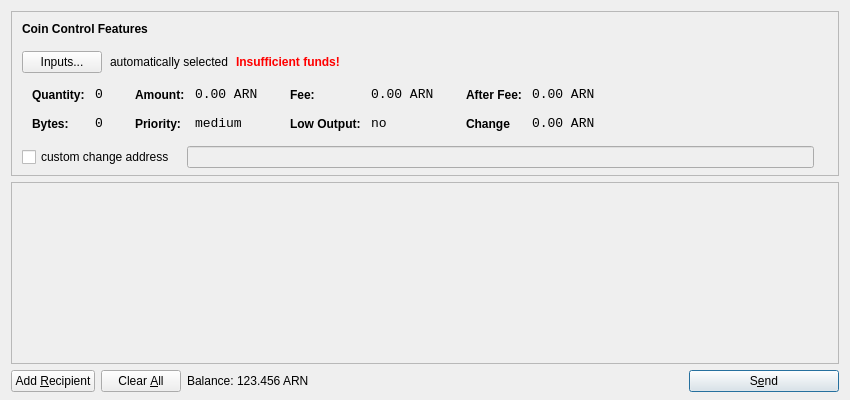
<?xml version="1.0" encoding="UTF-8"?>
<ui version="4.0">
 <class>SendCoinsDialog</class>
 <widget class="QDialog" name="SendCoinsDialog">
  <property name="geometry">
   <rect>
    <x>0</x>
    <y>0</y>
    <width>850</width>
    <height>400</height>
   </rect>
  </property>
  <property name="windowTitle">
   <string>Send Coins</string>
  </property>
  <layout class="QVBoxLayout" name="verticalLayout" stretch="0,1,0">
   <property name="bottomMargin">
    <number>8</number>
   </property>
   <item>
    <widget class="QFrame" name="frameCoinControl">
     <property name="sizePolicy">
      <sizepolicy hsizetype="Expanding" vsizetype="Expanding">
       <horstretch>0</horstretch>
       <verstretch>0</verstretch>
      </sizepolicy>
     </property>
     <property name="maximumSize">
      <size>
       <width>16777215</width>
       <height>16777215</height>
      </size>
     </property>
     <property name="frameShape">
      <enum>QFrame::StyledPanel</enum>
     </property>
     <property name="frameShadow">
      <enum>QFrame::Sunken</enum>
     </property>
     <layout class="QVBoxLayout" name="verticalLayoutCoinControl2">
      <property name="spacing">
       <number>-1</number>
      </property>
      <property name="leftMargin">
       <number>0</number>
      </property>
      <property name="topMargin">
       <number>0</number>
      </property>
      <property name="rightMargin">
       <number>0</number>
      </property>
      <property name="bottomMargin">
       <number>6</number>
      </property>
      <item>
       <layout class="QVBoxLayout" name="verticalLayoutCoinControl" stretch="0,0,0,0,1">
        <property name="spacing">
         <number>0</number>
        </property>
        <property name="leftMargin">
         <number>10</number>
        </property>
        <property name="topMargin">
         <number>10</number>
        </property>
        <item>
         <layout class="QHBoxLayout" name="horizontalLayoutCoinControl1">
          <property name="bottomMargin">
           <number>15</number>
          </property>
          <item>
           <widget class="QLabel" name="labelCoinControlFeatures">
            <property name="sizePolicy">
             <sizepolicy hsizetype="Preferred" vsizetype="Maximum">
              <horstretch>0</horstretch>
              <verstretch>0</verstretch>
             </sizepolicy>
            </property>
            <property name="font">
             <font>
              <weight>75</weight>
              <bold>true</bold>
             </font>
            </property>
            <property name="styleSheet">
             <string notr="true">font-weight:bold;</string>
            </property>
            <property name="text">
             <string>Coin Control Features</string>
            </property>
           </widget>
          </item>
         </layout>
        </item>
        <item>
         <layout class="QHBoxLayout" name="horizontalLayoutCoinControl2" stretch="0,0,0,0">
          <property name="spacing">
           <number>8</number>
          </property>
          <property name="bottomMargin">
           <number>10</number>
          </property>
          <item>
           <widget class="QPushButton" name="pushButtonCoinControl">
            <property name="styleSheet">
             <string notr="true"/>
            </property>
            <property name="text">
             <string>Inputs...</string>
            </property>
           </widget>
          </item>
          <item>
           <widget class="QLabel" name="labelCoinControlAutomaticallySelected">
            <property name="text">
             <string>automatically selected</string>
            </property>
            <property name="margin">
             <number>5</number>
            </property>
           </widget>
          </item>
          <item>
           <widget class="QLabel" name="labelCoinControlInsuffFunds">
            <property name="font">
             <font>
              <weight>75</weight>
              <bold>true</bold>
             </font>
            </property>
            <property name="styleSheet">
             <string notr="true">color:red;font-weight:bold;</string>
            </property>
            <property name="text">
             <string>Insufficient funds!</string>
            </property>
            <property name="margin">
             <number>5</number>
            </property>
           </widget>
          </item>
          <item>
           <spacer name="horizontalSpacerCoinControl">
            <property name="orientation">
             <enum>Qt::Horizontal</enum>
            </property>
            <property name="sizeHint" stdset="0">
             <size>
              <width>40</width>
              <height>1</height>
             </size>
            </property>
           </spacer>
          </item>
         </layout>
        </item>
        <item>
         <widget class="QWidget" name="widgetCoinControl" native="true">
          <property name="sizePolicy">
           <sizepolicy hsizetype="Preferred" vsizetype="Preferred">
            <horstretch>0</horstretch>
            <verstretch>0</verstretch>
           </sizepolicy>
          </property>
          <property name="minimumSize">
           <size>
            <width>0</width>
            <height>0</height>
           </size>
          </property>
          <property name="styleSheet">
           <string notr="true"/>
          </property>
          <layout class="QHBoxLayout" name="horizontalLayoutCoinControl5">
           <property name="margin">
            <number>0</number>
           </property>
           <item>
            <layout class="QHBoxLayout" name="horizontalLayoutCoinControl3" stretch="0,0,0,1">
             <property name="spacing">
              <number>20</number>
             </property>
             <property name="topMargin">
              <number>0</number>
             </property>
             <property name="bottomMargin">
              <number>10</number>
             </property>
             <item>
              <layout class="QFormLayout" name="formLayoutCoinControl1">
               <property name="horizontalSpacing">
                <number>10</number>
               </property>
               <property name="verticalSpacing">
                <number>14</number>
               </property>
               <property name="leftMargin">
                <number>10</number>
               </property>
               <property name="topMargin">
                <number>4</number>
               </property>
               <property name="rightMargin">
                <number>6</number>
               </property>
               <item row="0" column="0">
                <widget class="QLabel" name="labelCoinControlQuantityText">
                 <property name="styleSheet">
                  <string notr="true">font-weight:bold;</string>
                 </property>
                 <property name="text">
                  <string>Quantity:</string>
                 </property>
                 <property name="margin">
                  <number>0</number>
                 </property>
                </widget>
               </item>
               <item row="0" column="1">
                <widget class="QLabel" name="labelCoinControlQuantity">
                 <property name="font">
                  <font>
                   <family>Monospace</family>
                   <pointsize>10</pointsize>
                  </font>
                 </property>
                 <property name="cursor">
                  <cursorShape>IBeamCursor</cursorShape>
                 </property>
                 <property name="contextMenuPolicy">
                  <enum>Qt::ActionsContextMenu</enum>
                 </property>
                 <property name="text">
                  <string>0</string>
                 </property>
                 <property name="margin">
                  <number>0</number>
                 </property>
                 <property name="textInteractionFlags">
                  <set>Qt::LinksAccessibleByMouse|Qt::TextSelectableByKeyboard|Qt::TextSelectableByMouse</set>
                 </property>
                </widget>
               </item>
               <item row="1" column="0">
                <widget class="QLabel" name="labelCoinControlBytesText">
                 <property name="styleSheet">
                  <string notr="true">font-weight:bold;</string>
                 </property>
                 <property name="text">
                  <string>Bytes:</string>
                 </property>
                </widget>
               </item>
               <item row="1" column="1">
                <widget class="QLabel" name="labelCoinControlBytes">
                 <property name="font">
                  <font>
                   <family>Monospace</family>
                   <pointsize>10</pointsize>
                  </font>
                 </property>
                 <property name="cursor">
                  <cursorShape>IBeamCursor</cursorShape>
                 </property>
                 <property name="contextMenuPolicy">
                  <enum>Qt::ActionsContextMenu</enum>
                 </property>
                 <property name="text">
                  <string>0</string>
                 </property>
                 <property name="textInteractionFlags">
                  <set>Qt::LinksAccessibleByMouse|Qt::TextSelectableByKeyboard|Qt::TextSelectableByMouse</set>
                 </property>
                </widget>
               </item>
              </layout>
             </item>
             <item>
              <layout class="QFormLayout" name="formLayoutCoinControl2">
               <property name="horizontalSpacing">
                <number>10</number>
               </property>
               <property name="verticalSpacing">
                <number>14</number>
               </property>
               <property name="leftMargin">
                <number>6</number>
               </property>
               <property name="topMargin">
                <number>4</number>
               </property>
               <property name="rightMargin">
                <number>6</number>
               </property>
               <item row="0" column="0">
                <widget class="QLabel" name="labelCoinControlAmountText">
                 <property name="styleSheet">
                  <string notr="true">font-weight:bold;</string>
                 </property>
                 <property name="text">
                  <string>Amount:</string>
                 </property>
                 <property name="margin">
                  <number>0</number>
                 </property>
                </widget>
               </item>
               <item row="0" column="1">
                <widget class="QLabel" name="labelCoinControlAmount">
                 <property name="font">
                  <font>
                   <family>Monospace</family>
                   <pointsize>10</pointsize>
                  </font>
                 </property>
                 <property name="cursor">
                  <cursorShape>IBeamCursor</cursorShape>
                 </property>
                 <property name="contextMenuPolicy">
                  <enum>Qt::ActionsContextMenu</enum>
                 </property>
                 <property name="text">
                  <string>0.00 ARN</string>
                 </property>
                 <property name="textInteractionFlags">
                  <set>Qt::LinksAccessibleByMouse|Qt::TextSelectableByKeyboard|Qt::TextSelectableByMouse</set>
                 </property>
                </widget>
               </item>
               <item row="1" column="0">
                <widget class="QLabel" name="labelCoinControlPriorityText">
                 <property name="styleSheet">
                  <string notr="true">font-weight:bold;</string>
                 </property>
                 <property name="text">
                  <string>Priority:</string>
                 </property>
                </widget>
               </item>
               <item row="1" column="1">
                <widget class="QLabel" name="labelCoinControlPriority">
                 <property name="font">
                  <font>
                   <family>Monospace</family>
                   <pointsize>10</pointsize>
                  </font>
                 </property>
                 <property name="cursor">
                  <cursorShape>IBeamCursor</cursorShape>
                 </property>
                 <property name="contextMenuPolicy">
                  <enum>Qt::ActionsContextMenu</enum>
                 </property>
                 <property name="text">
                  <string>medium</string>
                 </property>
                 <property name="textInteractionFlags">
                  <set>Qt::LinksAccessibleByMouse|Qt::TextSelectableByKeyboard|Qt::TextSelectableByMouse</set>
                 </property>
                </widget>
               </item>
              </layout>
             </item>
             <item>
              <layout class="QFormLayout" name="formLayoutCoinControl3">
               <property name="horizontalSpacing">
                <number>10</number>
               </property>
               <property name="verticalSpacing">
                <number>14</number>
               </property>
               <property name="leftMargin">
                <number>6</number>
               </property>
               <property name="topMargin">
                <number>4</number>
               </property>
               <property name="rightMargin">
                <number>6</number>
               </property>
               <item row="0" column="0">
                <widget class="QLabel" name="labelCoinControlFeeText">
                 <property name="styleSheet">
                  <string notr="true">font-weight:bold;</string>
                 </property>
                 <property name="text">
                  <string>Fee:</string>
                 </property>
                 <property name="margin">
                  <number>0</number>
                 </property>
                </widget>
               </item>
               <item row="0" column="1">
                <widget class="QLabel" name="labelCoinControlFee">
                 <property name="font">
                  <font>
                   <family>Monospace</family>
                   <pointsize>10</pointsize>
                  </font>
                 </property>
                 <property name="cursor">
                  <cursorShape>IBeamCursor</cursorShape>
                 </property>
                 <property name="contextMenuPolicy">
                  <enum>Qt::ActionsContextMenu</enum>
                 </property>
                 <property name="text">
                  <string>0.00 ARN</string>
                 </property>
                 <property name="textInteractionFlags">
                  <set>Qt::LinksAccessibleByMouse|Qt::TextSelectableByKeyboard|Qt::TextSelectableByMouse</set>
                 </property>
                </widget>
               </item>
               <item row="1" column="0">
                <widget class="QLabel" name="labelCoinControlLowOutputText">
                 <property name="styleSheet">
                  <string notr="true">font-weight:bold;</string>
                 </property>
                 <property name="text">
                  <string>Low Output:</string>
                 </property>
                </widget>
               </item>
               <item row="1" column="1">
                <widget class="QLabel" name="labelCoinControlLowOutput">
                 <property name="font">
                  <font>
                   <family>Monospace</family>
                   <pointsize>10</pointsize>
                  </font>
                 </property>
                 <property name="cursor">
                  <cursorShape>IBeamCursor</cursorShape>
                 </property>
                 <property name="contextMenuPolicy">
                  <enum>Qt::ActionsContextMenu</enum>
                 </property>
                 <property name="text">
                  <string>no</string>
                 </property>
                 <property name="textInteractionFlags">
                  <set>Qt::LinksAccessibleByMouse|Qt::TextSelectableByKeyboard|Qt::TextSelectableByMouse</set>
                 </property>
                </widget>
               </item>
              </layout>
             </item>
             <item>
              <layout class="QFormLayout" name="formLayoutCoinControl4">
               <property name="horizontalSpacing">
                <number>10</number>
               </property>
               <property name="verticalSpacing">
                <number>14</number>
               </property>
               <property name="leftMargin">
                <number>6</number>
               </property>
               <property name="topMargin">
                <number>4</number>
               </property>
               <property name="rightMargin">
                <number>6</number>
               </property>
               <item row="0" column="0">
                <widget class="QLabel" name="labelCoinControlAfterFeeText">
                 <property name="styleSheet">
                  <string notr="true">font-weight:bold;</string>
                 </property>
                 <property name="text">
                  <string>After Fee:</string>
                 </property>
                 <property name="margin">
                  <number>0</number>
                 </property>
                </widget>
               </item>
               <item row="0" column="1">
                <widget class="QLabel" name="labelCoinControlAfterFee">
                 <property name="font">
                  <font>
                   <family>Monospace</family>
                   <pointsize>10</pointsize>
                  </font>
                 </property>
                 <property name="cursor">
                  <cursorShape>IBeamCursor</cursorShape>
                 </property>
                 <property name="contextMenuPolicy">
                  <enum>Qt::ActionsContextMenu</enum>
                 </property>
                 <property name="text">
                  <string>0.00 ARN</string>
                 </property>
                 <property name="textInteractionFlags">
                  <set>Qt::LinksAccessibleByMouse|Qt::TextSelectableByKeyboard|Qt::TextSelectableByMouse</set>
                 </property>
                </widget>
               </item>
               <item row="1" column="0">
                <widget class="QLabel" name="labelCoinControlChangeText">
                 <property name="styleSheet">
                  <string notr="true">font-weight:bold;</string>
                 </property>
                 <property name="text">
                  <string>Change</string>
                 </property>
                </widget>
               </item>
               <item row="1" column="1">
                <widget class="QLabel" name="labelCoinControlChange">
                 <property name="font">
                  <font>
                   <family>Monospace</family>
                   <pointsize>10</pointsize>
                  </font>
                 </property>
                 <property name="cursor">
                  <cursorShape>IBeamCursor</cursorShape>
                 </property>
                 <property name="contextMenuPolicy">
                  <enum>Qt::ActionsContextMenu</enum>
                 </property>
                 <property name="text">
                  <string>0.00 ARN</string>
                 </property>
                 <property name="textInteractionFlags">
                  <set>Qt::LinksAccessibleByMouse|Qt::TextSelectableByKeyboard|Qt::TextSelectableByMouse</set>
                 </property>
                </widget>
               </item>
              </layout>
             </item>
            </layout>
           </item>
          </layout>
         </widget>
        </item>
        <item>
         <layout class="QHBoxLayout" name="horizontalLayoutCoinControl4" stretch="0,0,0">
          <property name="spacing">
           <number>12</number>
          </property>
          <property name="sizeConstraint">
           <enum>QLayout::SetDefaultConstraint</enum>
          </property>
          <property name="topMargin">
           <number>5</number>
          </property>
          <property name="rightMargin">
           <number>5</number>
          </property>
          <item>
           <widget class="QCheckBox" name="checkBoxCoinControlChange">
            <property name="text">
             <string>custom change address</string>
            </property>
           </widget>
          </item>
          <item>
           <widget class="QLineEdit" name="lineEditCoinControlChange">
            <property name="enabled">
             <bool>false</bool>
            </property>
            <property name="sizePolicy">
             <sizepolicy hsizetype="Expanding" vsizetype="Fixed">
              <horstretch>0</horstretch>
              <verstretch>0</verstretch>
             </sizepolicy>
            </property>
           </widget>
          </item>
          <item>
           <widget class="QLabel" name="labelCoinControlChangeLabel">
            <property name="sizePolicy">
             <sizepolicy hsizetype="Preferred" vsizetype="Expanding">
              <horstretch>0</horstretch>
              <verstretch>0</verstretch>
             </sizepolicy>
            </property>
            <property name="minimumSize">
             <size>
              <width>0</width>
              <height>0</height>
             </size>
            </property>
            <property name="text">
             <string/>
            </property>
            <property name="margin">
             <number>3</number>
            </property>
           </widget>
          </item>
         </layout>
        </item>
        <item>
         <spacer name="verticalSpacerCoinControl">
          <property name="orientation">
           <enum>Qt::Vertical</enum>
          </property>
          <property name="sizeHint" stdset="0">
           <size>
            <width>800</width>
            <height>1</height>
           </size>
          </property>
         </spacer>
        </item>
       </layout>
      </item>
     </layout>
    </widget>
   </item>
   <item>
    <widget class="QScrollArea" name="scrollArea">
     <property name="widgetResizable">
      <bool>true</bool>
     </property>
     <widget class="QWidget" name="scrollAreaWidgetContents">
      <property name="geometry">
       <rect>
        <x>0</x>
        <y>0</y>
        <width>830</width>
        <height>165</height>
       </rect>
      </property>
      <layout class="QVBoxLayout" name="verticalLayout_2">
       <property name="margin">
        <number>0</number>
       </property>
       <item>
        <layout class="QVBoxLayout" name="entries">
         <property name="spacing">
          <number>6</number>
         </property>
        </layout>
       </item>
       <item>
        <spacer name="verticalSpacer">
         <property name="orientation">
          <enum>Qt::Vertical</enum>
         </property>
         <property name="sizeHint" stdset="0">
          <size>
           <width>20</width>
           <height>40</height>
          </size>
         </property>
        </spacer>
       </item>
      </layout>
     </widget>
    </widget>
   </item>
   <item>
    <layout class="QHBoxLayout" name="horizontalLayout">
     <item>
      <widget class="QPushButton" name="addButton">
       <property name="toolTip">
        <string>Send to multiple recipients at once</string>
       </property>
       <property name="text">
        <string>Add &amp;Recipient</string>
       </property>
       <property name="icon">
        <iconset resource="../bitcoin.qrc">
         <normaloff>:/icons/add</normaloff>:/icons/add</iconset>
       </property>
       <property name="autoDefault">
        <bool>false</bool>
       </property>
      </widget>
     </item>
     <item>
      <widget class="QPushButton" name="clearButton">
       <property name="sizePolicy">
        <sizepolicy hsizetype="Minimum" vsizetype="Fixed">
         <horstretch>0</horstretch>
         <verstretch>0</verstretch>
        </sizepolicy>
       </property>
       <property name="toolTip">
        <string>Remove all transaction fields</string>
       </property>
       <property name="text">
        <string>Clear &amp;All</string>
       </property>
       <property name="icon">
        <iconset resource="../bitcoin.qrc">
         <normaloff>:/icons/remove</normaloff>:/icons/remove</iconset>
       </property>
       <property name="autoRepeatDelay">
        <number>300</number>
       </property>
       <property name="autoDefault">
        <bool>false</bool>
       </property>
      </widget>
     </item>
     <item>
      <layout class="QHBoxLayout" name="horizontalLayout_2">
       <property name="spacing">
        <number>3</number>
       </property>
       <item>
        <widget class="QLabel" name="label">
         <property name="sizePolicy">
          <sizepolicy hsizetype="Preferred" vsizetype="Fixed">
           <horstretch>0</horstretch>
           <verstretch>0</verstretch>
          </sizepolicy>
         </property>
         <property name="text">
          <string>Balance:</string>
         </property>
        </widget>
       </item>
       <item>
        <widget class="QLabel" name="labelBalance">
         <property name="sizePolicy">
          <sizepolicy hsizetype="Preferred" vsizetype="Fixed">
           <horstretch>0</horstretch>
           <verstretch>0</verstretch>
          </sizepolicy>
         </property>
         <property name="cursor">
          <cursorShape>IBeamCursor</cursorShape>
         </property>
         <property name="text">
          <string>123.456 ARN</string>
         </property>
         <property name="textInteractionFlags">
          <set>Qt::LinksAccessibleByMouse|Qt::TextSelectableByKeyboard|Qt::TextSelectableByMouse</set>
         </property>
        </widget>
       </item>
      </layout>
     </item>
     <item>
      <spacer name="horizontalSpacer">
       <property name="orientation">
        <enum>Qt::Horizontal</enum>
       </property>
       <property name="sizeHint" stdset="0">
        <size>
         <width>40</width>
         <height>20</height>
        </size>
       </property>
      </spacer>
     </item>
     <item>
      <widget class="QPushButton" name="sendButton">
       <property name="minimumSize">
        <size>
         <width>150</width>
         <height>0</height>
        </size>
       </property>
       <property name="toolTip">
        <string>Confirm the send action</string>
       </property>
       <property name="text">
        <string>S&amp;end</string>
       </property>
       <property name="icon">
        <iconset resource="../bitcoin.qrc">
         <normaloff>:/icons/send</normaloff>:/icons/send</iconset>
       </property>
       <property name="default">
        <bool>true</bool>
       </property>
      </widget>
     </item>
    </layout>
   </item>
  </layout>
 </widget>
 <resources>
  <include location="../bitcoin.qrc"/>
 </resources>
 <connections/>
</ui>
